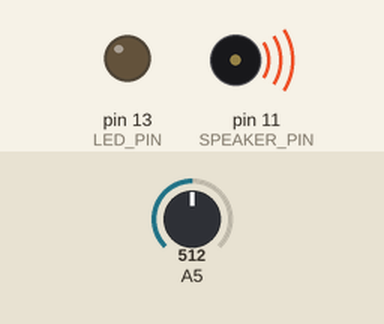
Recording of a sketch running on a simulated Arduino Uno, built with avr-gcc and run on an emulated ATmega328P. On the bench: output pins drawn as LEDs (lit = HIGH), buzzer (waves = sounding). The test bench sets the inputs (shaded band); at power-on: A5 = 512. Random numbers use the default seed unless the sketch sets one.

Above: at 1.2 s.
1.3 s: A5 set to 122
At 8.2 s:
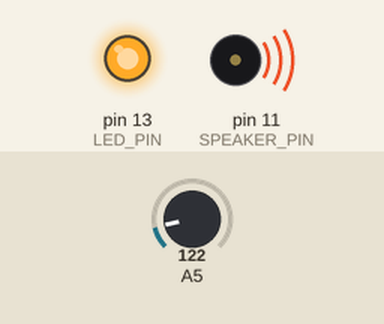
Timing chart, 0 to 10.8 s (numbered marks = the images above; inputs shaded):
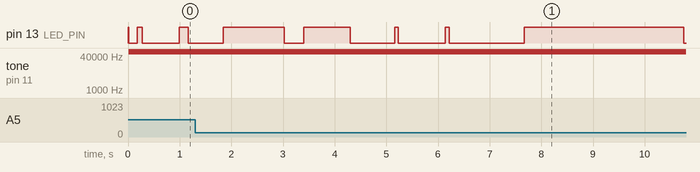

The sketch:

karpus.ino
```cpp
// Simple Karplus-Strong //

#define SAMPLE_RATE 22050
#define SIZE        256
#define OFFSET      32
#define LED_PIN     13
#define LED_PORT    PORTB
#define LED_BIT     5
#define SPEAKER_PIN 11

int out;
int last = 0;
int curr = 0;
uint8_t delaymem[SIZE];
uint8_t locat = 0;
uint8_t bound = SIZE; //bound is the period of the delayline
int accum = 0;
int lowpass = 0.1;
bool trig = false;

// rhythm index...
int pulse = 500;
int breve = pulse * 8;
int wholeTrip = pulse * 6;
int whole = pulse * 4;
int halfTrip = pulse * 3 ;
int half = pulse * 2 ;
int quarter = pulse ;
int quaver = pulse / 2;
int quaverTrip = pulse / 3;
int semi = pulse /4 ;
int fives = pulse / 5;
int semiTrip = pulse / 6;
int sevens = pulse / 7 ;
int demiSemi  = pulse / 8; // lol wut
int demiTrip = pulse / 9;
int demiDemi = pulse / 12;

int rhythmTable[16]=
{whole, quarter, quaver, semi, demiSemi, demiDemi, breve, wholeTrip,
 halfTrip, quaverTrip, semiTrip, demiTrip, fives, sevens, quaver, semi}; // 0-15 rhythm elements in a zero-indexed array!


ISR(TIMER1_COMPA_vect) {
    OCR2A = 0xff & out; //send output to timer A, how sound leaves the pin!

    if (trig) { //if the karplus gets triggered

        for (int i = 0; i < SIZE; i++)
            delaymem[i] = random(); //fill the delay line with random numbers

        trig = false; //turn off the trigger

    } else {
        //the input to the delay line the output of the previous call of this function
        delaymem[locat++] = out;

        //this makes the delay line wrap around.
        // bound is the effective length of the line.
        if (locat >= bound)
            locat = 0;
        //if you surpass the bound, move pointer back to zero.


        curr = delaymem[locat]; //get the new output of the delay line.

        out = accum >> lowpass; //divide the previous output by two
        //controls the dampening factor of the string, reduces the energy by lopass

        //accum = accum - out + ((last>>1) + (curr>>1));
        //1 pole IR filter, a smoothing function,
        //averages the current output and the previous output

        accum = accum - out + ((last>>1) + (curr>>1));

        last = curr;
    }
}

void startPlayback() {
    pinMode(SPEAKER_PIN, OUTPUT);
    pinMode(LED_PIN, OUTPUT);
    // Set up Timer 2 to do pulse width modulation on the speaker
    // pin.

    ASSR &= ~(_BV(EXCLK) | _BV(AS2));
    // Use internal clock (datasheet p.160)

    TCCR2A |= _BV(WGM21) | _BV(WGM20);
    TCCR2B &= ~_BV(WGM22);
    // Set fast PWM mode  (p.157)

    TCCR2A = (TCCR2A | _BV(COM2A1)) & ~_BV(COM2A0);
    TCCR2A &= ~(_BV(COM2B1) | _BV(COM2B0));
    // Do non-inverting PWM on pin OC2A (p.155)
    // On the Arduino this is pin 11.

    TCCR2B = (TCCR2B & ~(_BV(CS12) | _BV(CS11))) | _BV(CS10);
    // No prescaler (p.158)

    OCR2A = 0;
    // Set initial pulse width to zero/

    cli();
    // Set up Timer 1 to send a sample every interrupt. or, clear interrupts

    TCCR1B = (TCCR1B & ~_BV(WGM13)) | _BV(WGM12);
    TCCR1A = TCCR1A & ~(_BV(WGM11) | _BV(WGM10));
    // Set CTC mode (Clear Timer on Compare Match) (p.133)
    // Have to set OCR1A *after*, otherwise it gets reset to 0!

    TCCR1B = (TCCR1B & ~(_BV(CS12) | _BV(CS11))) | _BV(CS10);
    // No prescaler (p.134)

    OCR1A = F_CPU / SAMPLE_RATE;
    // Set the compare register (OCR1A).
    // OCR1A is a 16-bit register, so we have to do this with
    // interrupts disabled to be safe.
    // 16e6 / x = y


    TIMSK1 |= _BV(OCIE1A);
    // Enable interrupt when TCNT1 == OCR1A (p.136)

    sei();
}

void stopPlayback() {
    TIMSK1 &= ~_BV(OCIE1A);
    // Disable playback per-sample interrupt.

    TCCR1B &= ~_BV(CS10);
    // Disable the per-sample timer completely.

    TCCR2B &= ~_BV(CS10);
    // Disable the PWM timer.

    digitalWrite(SPEAKER_PIN, LOW);
    // turn pin down
}


void setup() {
    startPlayback();
    randomSeed(analogRead(0));

    // Serial.begin(9600);
}


void loop() {
    int j = 1;

    for (int i = 0; i > -1; i = i + j) {
        //wrap entire karplus structure in this loop.
        //set up a timer which will add infinitely to itself
        if (i == 30) // catch the edge of the timer!
            j = -1;  // switch direction at peak

        LED_PORT ^= 1 << LED_BIT; // toggles an LED for debug purposes.
        trig = true; //true at the trigger fires a karplus grain.


        //PITCH CONTROL
        //  bound = random(OFFSET, SIZE);
        // BOUND is pithc--random notes between offset and size effect the pitch of an articulated karplus grain

        //int tab = map(analogRead(1), 0, 1023, 0, 15); //convert an analog input to read through the rhythm table
        int tab = random(0, 15);  // use a random sequence of numbers through the rhythm table

        int thermal = map(analogRead(5), 0, 1023, 0, 100); //attenutate the thermal variation
        bound = rhythmTable[tab] + thermal; // put a little thermal variation on the pitch


        //LOPASS FILTERING
        //int value = analogRead(2); // set up an analog input. use sensor 5 for thermistor!
        int value = random(0, 1023); // put a random articulator variable onto the lopass input
        float falue = map(value, 0, 1023, 1, 3000) / 1000.0; //shift the value to between 0.0 and 3.0
        lowpass = falue; //route that value to the lopass variable

        //RHYTHMIC ARTICULATION
        int bond = bound * i; //takes the bound, multiples it by the expanding variable, will go to 30!

        //int vari = i * 3;
        //bond = bond + vari;

        delay(bond);
        //Serial.println(i);
    }
}
```
